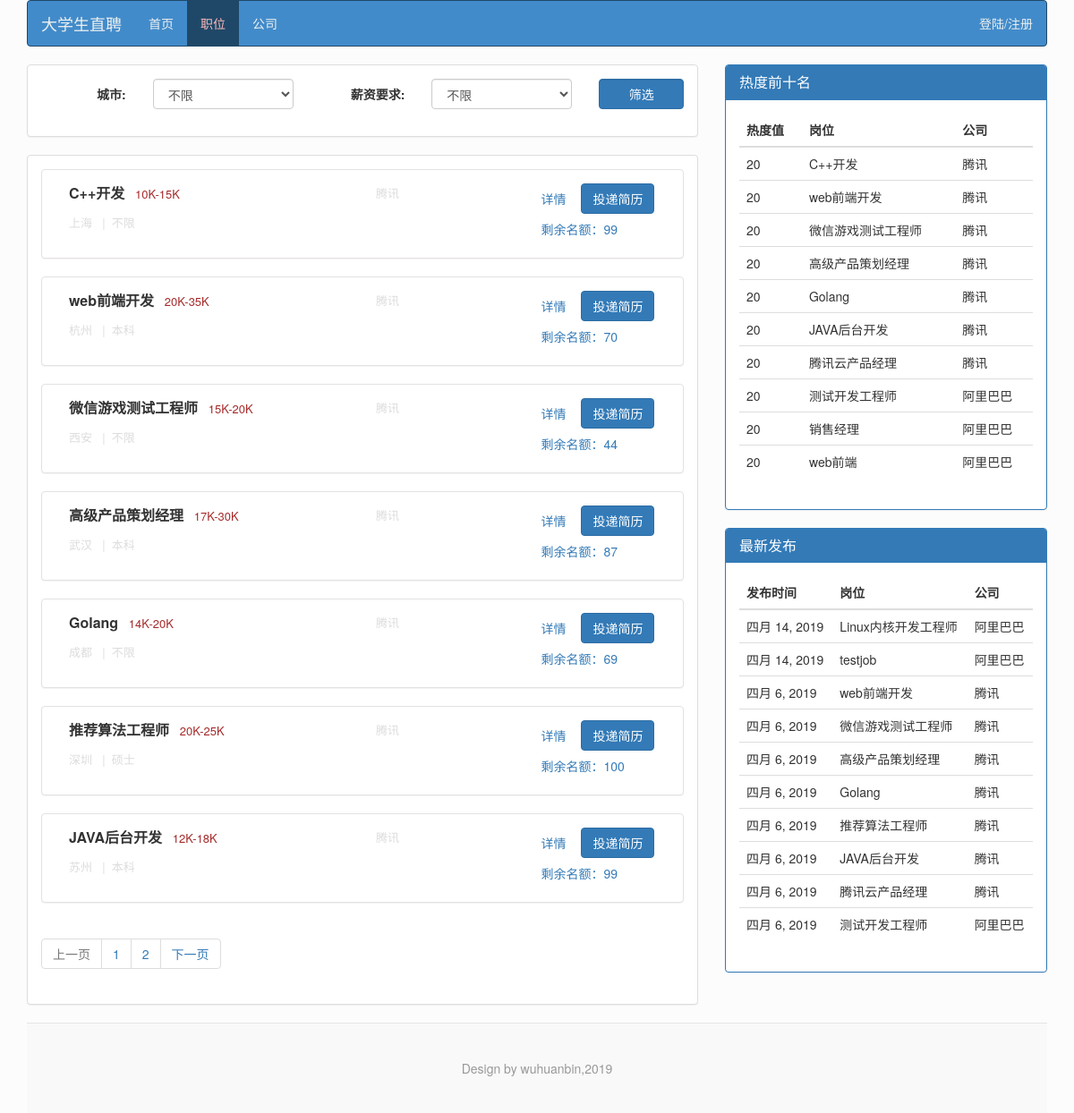
/polls/list.html/0_0, run on the app's committed database.
### polls/models.py (models this page shows, shortened)
class Job_position(models.Model):
    name               = models.CharField(max_length=30,verbose_name='岗位',default='')
    job_desc           = models.TextField(max_length=2000,verbose_name='岗位描述')
    city               = models.CharField(max_length=2,choices=common.city_choice,default='0',verbose_name='就业城市')
    edu_req            = models.CharField(max_length=2,choices=common.edu_choice,default='5',verbose_name='学历要求')
    exp_req            = models.CharField(max_length=2,choices=common.exp_choice,default='1',verbose_name='工作经验')
    pub_date           = models.DateField(auto_now_add=True,verbose_name='发布时间')
    publisher          = models.ForeignKey(HRProfile,on_delete=models.CASCADE,default='',verbose_name='发布者')
    salary1            = models.IntegerField(verbose_name='薪资范围1',default=0)
    salary2            = models.IntegerField(verbose_name='薪资范围2',default=0)
    hot_val            = models.IntegerField(verbose_name='热度值',default=0)
    need               = models.IntegerField(verbose_name='人数需求',default=0)
    reg_num            = models.IntegerField(verbose_name='投递人数',default=0)

class HRProfile(models.Model):
    user               = models.OneToOneField(User, on_delete=models.CASCADE, related_name='HRProfile')
    name               = models.CharField(max_length=50,verbose_name="姓名",blank=False,default='')
    gender             = models.CharField(max_length=2, choices=(('1','男'),('2','女'),('3','未填写')),verbose_name="性别",blank=True,default='3')
    phone              = models.CharField(max_length=200,verbose_name="联系方式",blank=True,default='')
    company            = models.ForeignKey(Company,on_delete=models.CASCADE,null=True)
    identify           = models.CharField(max_length=2, choices=(('1','已认证'),('2','未认证')),verbose_name="认证",blank=False,default='2')

class Company(models.Model):
    name               = models.CharField(max_length=100,verbose_name="公司",blank=False,default='')
    scale              = models.CharField(max_length=2,choices=common.sca_choice,default='1',verbose_name='公司规模')
    financing          = models.CharField(max_length=2,choices=common.fin_choice,default='1',verbose_name='融资阶段')
    industry_type      = models.CharField(max_length=2,choices=common.ind_choice,default='1',verbose_name='行业类型')
    desc               = models.TextField(max_length=2000,verbose_name='公司简介')
    city               = models.CharField(max_length=2,choices=common.city_choice,default='0',verbose_name='公司总部')
    hot_val            = models.IntegerField(verbose_name='热度值',default=0)
    def __str__(self):
        return self.name

### polls/views.py (the view)
# urls.py: path('list.html/<str:ret>',views.list_job, name='list'),
def list_job(request,ret):
    if request.method == 'POST':
        city_filter = request.POST.get('city_filter')
        salary_filter = request.POST.get('salary_filter')
        result = [str(city_filter), str(salary_filter)]
        return HttpResponseRedirect('/polls/list.html/' + "_".join(result))
    job_list_all = Job_position.objects.exclude(need__lte=0)
    job_filter,job_list_all = job_filter_all(ret,job_list_all)
    p = Paginator(job_list_all,7)# p就是每页的对象，
    p.count  #数据总数
    p.num_pages  #总页数
    p.page_range#[1,2,3,4,5],得到页码，动态生成，
    page_num = request.GET.get("page")#以get的方法从url地址中获取
    try:
        job_list = p.page(page_num)#括号里的是页数，显示指定页码的数据，动态显示数据，所以不能写死了
    except PageNotAnInteger:#如果输入页码错误，就显示第一页
        job_list = p.page(1)
    except EmptyPage:#如果超过了页码范围，就把最后的页码显示出来，
        job_list = p.page(p.num_pages)
    hot_list = job_list_all.order_by('-hot_val')[:10]
    new_list = job_list_all.order_by('-pub_date')[:10]
    return render(request, 'polls/list.html', locals())

### polls/forms.py
class Job_filter(forms.Form):
    city_filter = forms.CharField(widget=forms.Select(choices=common.city_choice,attrs={'class':'selectpicker show-tick form-control','data-live-search':'true'}))
    salary_filter = forms.CharField(widget=forms.Select(choices=common.salary_choice,attrs={'class':'selectpicker show-tick form-control','data-live-search':'true'}))
    def set_city(self,city):
        self.initial["city_filter"] = city
    def set_salary_req(self,sal):
        self.initial["salary_filter"] = sal

### polls/views.py (called while the page is built)
def job_filter_all(ret,job_list_all):
    filter = ret.split("_")
    job_filter = Job_filter()
    job_filter.set_city(filter[0])
    job_filter.set_salary_req(filter[1])
    salary_min_vec = [0,0,3,5,10,15,20,25,30]
    salary_max_vec = [0,3,5,10,15,20,25,20,1000000]
    if filter[0] != '0':
        job_list_all = job_list_all.filter(city=filter[0])
    if filter[1] != '0':
        salary_min = salary_min_vec[int(filter[1])]
        salary_max = salary_max_vec[int(filter[1])]
        job_list_all = job_list_all.filter(salary1__gte=salary_min)
        job_list_all = job_list_all.filter(salary1__lte=salary_max)
    return job_filter,job_list_all

### polls/templates/polls/list.html (shortened to what this page needs)
<!DOCTYPE html>
<html lang="zh-CN">
<head>
    <link href="/static/css/bootstrap.min.css" rel="stylesheet">
	<link rel="stylesheet" type="text/css" href="http://cdn.bootcss.com/bootstrap-select/2.0.0-beta1/css/bootstrap-select.css">
    <link href="/static/css/mystyle.css" rel="stylesheet">
</head>
<body style="background-color:#FCFCFC">
    <div class="container">
        <div class="row clearfix">
            <div class="col-md-12 column">
                <nav class="navbar navbar-default" role="navigation">
                    <div class="navbar-header">
                                 <a class="navbar-brand" href="">大学生直聘</a>
                    </div>
                    <div class="collapse navbar-collapse" id="bs-example-navbar-collapse-1">
                        <ul class="nav navbar-nav">
                            <li>
                                <a href="/polls/index.html">首页</a>
                            </li>
                            <li class="active">
                                <a href="/polls/list.html/0_0">职位</a>
                            </li>
                            <li>
                                <a href="/polls/company.html/0_0_0">公司</a>
                            </li>
                        </ul>
                        <ul class="nav navbar-nav navbar-right">
                            {% if request.user.is_authenticated %}
                            <li class="dropdown">
                                <a href="#" class="dropdown-toggle" data-toggle="dropdown">{{request.user.username}}<strong
                                        class="caret"></strong></a>
                                <ul class="dropdown-menu">
                                    <li><a href="/polls/selfinfo.html" target="_parent">个人中心</a></li>
                                    <li><a href="/polls/logout" target="_parent">退出</a></li>
                                </ul>
                            </li>
                            {% else %}
                            <li><a href="/polls/login.html">登陆/注册</a></li>
                            {% endif %}
                        </ul>
                    </div>
                </nav>
            </div>
        </div>
        <div class="row clearfix">
            <div class="col-md-8 column">
                <div class="panel panel-default">
                    <div class="panel-body">
                        <form class="form-horizontal" role="form" method="post">
                            <div class="form-group">
                                <label for="Select3" class="col-md-2 control-label">城市:</label>
                                <div class="col-md-3">
                                    {{job_filter.city_filter}}
                                </div>
                                <label for="Select3" class="col-md-2 control-label">薪资要求:</label>
                                <div class="col-md-3">
                                    {{job_filter.salary_filter}}
                                </div>
                                <div class="col-md-2">
                                    <button class="btn btn-primary submit form-control" type="submit">筛选</button>
                                </div>
                            </div>
                        </form>
                    </div>
                </div>
                <div class="panel panel-default">
                    <div class="panel-body">
                    {% for job in job_list %}
                        <div class="panel" style="border:1px solid #e4e1e1">
                            <div class="panel-body">
                                <div class="col-md-6 column">
                                    <p>
                                        <font  size='3'><b>{{ job.name }}</b></font> &nbsp;
                                        <font color="#A52A2A" size='2'>{{job.salary1}}K-{{job.salary2}}K</font>
                                    </p>
                                    <p>
                                        <font  color="#DCDCDC" size='2'>{{job.get_city_display}}&nbsp;&nbsp;</font>
                                        <font  color="#DCDCDC" size='2'>|&nbsp;&nbsp;{{job.get_edu_req_display}}
                                        </font>
                                    </p>
                                </div>
                                <div class="col-md-3 column">
                                    <font  color="#DCDCDC" size='2'>{{job.publisher.company}}&nbsp;&nbsp;</font>
                                </div>
                                <div class="col-md-3 column">
                                    <div>
                                        <a class="btn" href="/polls/job_detail.html?id={{job.id}}">详情</a>
                                        <a class="btn btn-primary" href="/polls/send_resume/?sid={{job.id}}&page={{page_num}}&ret={{ret}}">投递简历</a>
                                    </div>
                                    <div><a class="btn" href="">剩余名额：{{job.need}}</a></div>
                                </div>
                            </div>
                        </div>
                    {% endfor %}
                        <ul class="pagination">
                            {% if job_list.has_previous %}
                                <li><a href="/polls/list.html/{{ret}}?page={{ job_list.previous_page_number }}">上一页</a></li>
                            {% else %}
                                <li class="disabled"><a href="#">上一页</a></li>
                            {% endif %}
                            {% for num in p.page_range %}
                                <li><a href="/polls/list.html/{{ret}}?page={{ num }}">{{ num }}</a></li>
                            {% endfor %}
                            {% if job_list.has_next %}
                                <li><a href="/polls/list.html/{{ret}}?page={{ job_list.next_page_number }}">下一页</a></li>
                            {% else %}
                                <li class="disabled"><a href="#">下一页</a></li>
                            {% endif %}
                        </ul>
                    </div>
                </div>
            </div>
            <div class="col-md-4 column">
                <div class="panel panel-primary">
                    <div class="panel-heading">
                        <h3 class="panel-title">
                            热度前十名
                        </h3>
                    </div>
                    <div class="panel-body">
                        {% if hot_list %}
                        <table class="table">
                            <thead>
                                <tr>
                                    <th>热度值</th>
                                    <th>岗位</th>
                                    <th>公司</th>
                                </tr>
                            </thead>
                            <tbody>
                                {% for tmp in hot_list %}
                                <tr>
                                    <td>{{tmp.hot_val}}</td>
                                    <td>{{tmp.name}}</td>
                                    <td>{{tmp.publisher.company}}</td>
                                </tr>
                                {% endfor %}
                            </tbody>
                        </table>
                        {% else %}
                            目前还没有商家发布岗位！
                        {% endif %}
                    </div>
                </div>
                <div class="panel panel-primary">
                    <div class="panel-heading">
                        <h3 class="panel-title">
                            最新发布
                        </h3>
                    </div>
                    <div class="panel-body">
                        {% if new_list %}
                            <table class="table">
                                <thead>
                                    <tr>
                                        <th>发布时间</th>
                                        <th>岗位</th>
                                        <th>公司</th>
                                    </tr>
                                </thead>
                                <tbody>
                                    {% for tmp in new_list %}
                                    <tr>
                                        <td>{{tmp.pub_date}}</td>
                                        <td>{{tmp.name}}</td>
                                        <td>{{tmp.publisher.company}}</td>
                                    </tr>
                                    {% endfor %}
                                </tbody>
                            </table>
                        {% else %}
                            目前还没有商家发布岗位！
                        {% endif %}
                    </div>
                </div>
            </div>
        </div>
        <div class="blog-footer">
            <p>Design by wuhuanbin,2019</p>
        </div>
    </div>
</body>
</html>

### polls/static/css/mystyle.css (style rules this page uses)
.blog-footer { padding: 40px 0; color: #999; text-align: center; background-color: #f9f9f9; border-top: 1px solid #e5e5e5; }
.blog-footer p:last-child { margin-bottom: 0; }

### data on the page
Job_position: name "C++开发", salary1 "10", salary2 "15", city "上海", edu_req "不限", publisher.company "腾讯", need "99", hot_val "20"
Job_position: name "web前端开发", salary1 "20", salary2 "35", city "杭州", edu_req "本科", publisher.company "腾讯", need "70", hot_val "20", pub_date "四月 6, 2019"
Job_position: name "微信游戏测试工程师", salary1 "15", salary2 "20", city "西安", edu_req "不限", publisher.company "腾讯", need "44", hot_val "20", pub_date "四月 6, 2019"
Job_position: name "高级产品策划经理", salary1 "17", salary2 "30", city "武汉", edu_req "本科", publisher.company "腾讯", need "87", hot_val "20", pub_date "四月 6, 2019"
Job_position: name "Golang", salary1 "14", salary2 "20", city "成都", edu_req "不限", publisher.company "腾讯", need "69", hot_val "20", pub_date "四月 6, 2019"
Job_position: name "推荐算法工程师", salary1 "20", salary2 "25", city "深圳", edu_req "硕士", publisher.company "腾讯", need "100", pub_date "四月 6, 2019"
Job_position: name "JAVA后台开发", salary1 "12", salary2 "18", city "苏州", edu_req "本科", publisher.company "腾讯", need "99", hot_val "20", pub_date "四月 6, 2019"
Job_position: hot_val "20", name "腾讯云产品经理", publisher.company "腾讯", pub_date "四月 6, 2019"
Job_position: hot_val "20", name "测试开发工程师", publisher.company "阿里巴巴", pub_date "四月 6, 2019"
Job_position: hot_val "20", name "销售经理", publisher.company "阿里巴巴"
Job_position: hot_val "20", name "web前端", publisher.company "阿里巴巴"
Job_position: pub_date "四月 14, 2019", name "Linux内核开发工程师", publisher.company "阿里巴巴"
Job_position: pub_date "四月 14, 2019", name "testjob", publisher.company "阿里巴巴"

### other printed values
{{ num }} "1" "2"
